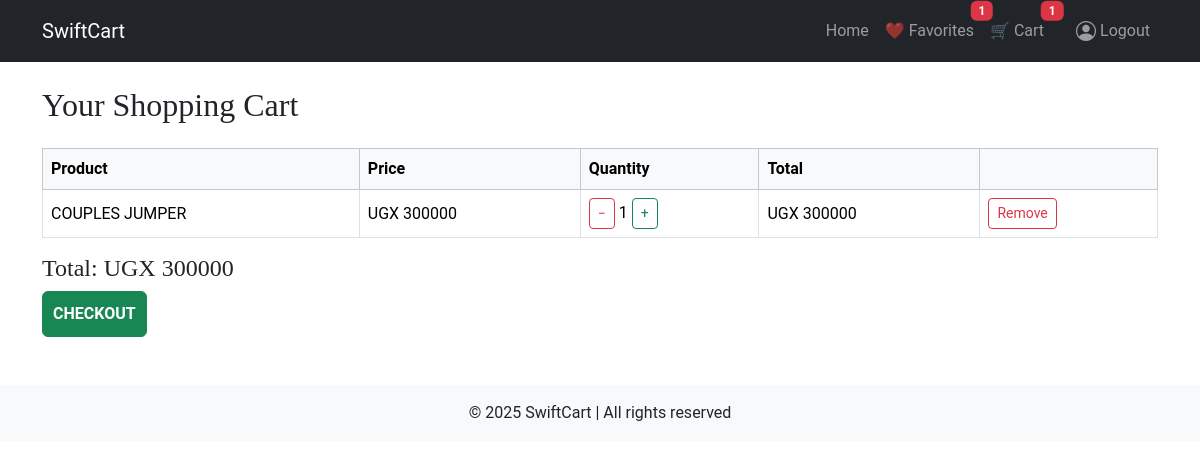
The app's page /cart/cart/ (signed in), older data.
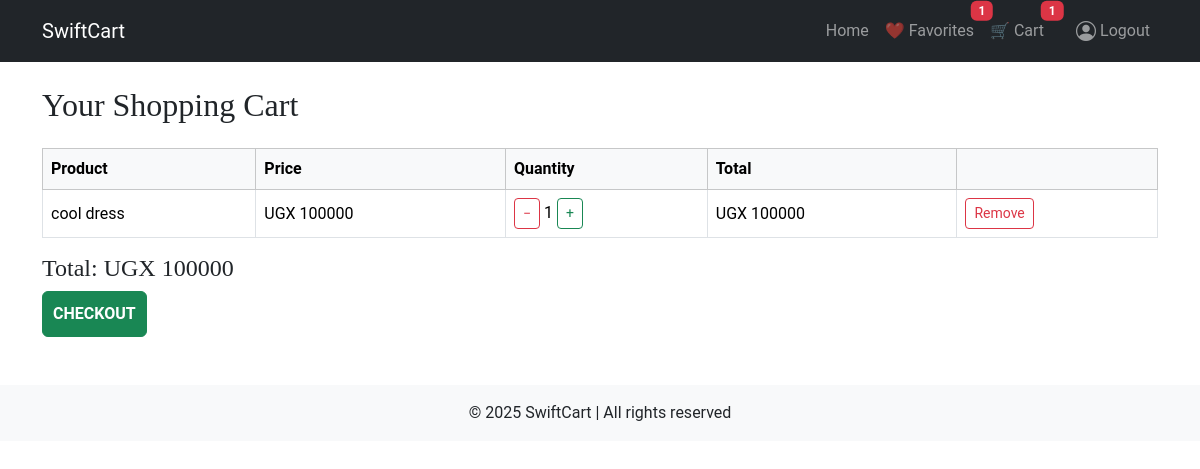
The same page, newer data.
### cart/models.py (models this page shows, shortened)
class CartItem(models.Model):
    cart = models.ForeignKey(Cart, on_delete=models.CASCADE, related_name="items")
    product = models.ForeignKey(Product, on_delete=models.CASCADE)
    quantity = models.PositiveIntegerField(default=1)
    class Meta:
        unique_together = ("cart", "product")  # Prevent duplicates
    def subtotal(self):
        return self.product.pPrice * self.quantity

class Cart(models.Model):
    user = models.ForeignKey(settings.AUTH_USER_MODEL, on_delete=models.CASCADE, related_name="carts")
    created_at = models.DateTimeField(auto_now_add=True)
    def total_items(self):
        return sum(item.quantity for item in self.items.all())
    def total_price(self):
        return sum(item.subtotal() for item in self.items.all())

### swiftcarapp/models.py (models this page shows, shortened)
class Product(models.Model):
    CAT_CHOICES=[
        ("apparel","Apparel"),
        ("accesories","Accessories"),
        ("shoes","Shoes"),
        ("suits","Suites"),
        ("gaming&spots","Gaming&sports"),
    ]
    GEN_CCHOICES=[
        ("ladies","Ladies"),
        ("gents", "Gents"),
        ("unisex","Unisex"),
        ("kids","Kids"),
    ]
    pName=models.CharField(max_length=20,blank=True,null=True)
    pPrice = models.IntegerField(blank=True,null=True)
    pDescription = models.CharField(max_length=100, blank=True, null=True)
    pCategory = models.CharField(
        max_length=20,
        choices=CAT_CHOICES,
        default="apparel",
    )
    pGender=models.CharField(
        max_length=20,
        choices=GEN_CCHOICES,
        default="unisex",
    )
    pImage=models.ImageField(upload_to='pimages/',blank=True)
    pPostdate=models.DateField(auto_now=True)

### cart/views.py (the view)
# urls.py: path("cart/", views.cart_detail, name="cart_detail"),
@login_required
def cart_detail(request):
    cart = get_user_cart(request.user)
    return render(request, "cart.html", {"cart": cart})

### cart/templatetags/cart_extras.py (called while the page is built)
@register.filter
def cart_total(items):
    total = 0
    for item in items:
        total += item.product.pPrice * item.quantity
    return total

### cart/utils.py (called while the page is built)
def get_user_cart(user):
    cart, created = Cart.objects.get_or_create(user=user)
    return cart

### swiftcarapp/context_processors.py (called while the page is built)
def favorites_count(request):
    if request.user.is_authenticated:
        return {"fav_count": Favorite.objects.filter(user=request.user).count()}
    return {"fav_count": 0}

### swiftcarapp/templates/cart.html (shortened to what this page needs)
{% extends 'base/nav.html' %}
{% block content %}
<h2 class="mb-4">Your Shopping Cart</h2>
{% if cart.items.all %}
  <table class="table table-bordered align-middle">
    <thead class="table-light">
      <tr>
        <th>Product</th>
        <th>Price</th>
        <th>Quantity</th>
        <th>Total</th>
        <th></th>
      </tr>
    </thead>
    <tbody>
      {% for item in cart.items.all %}
      <tr>
        <td>{{ item.product.pName }}</td>
        <td>UGX {{ item.product.pPrice }}</td>
        <td>
          <form action="{% url 'update_cart' item.id %}" method="POST">
            <button name="action" value="decrease" class="btn btn-sm btn-outline-danger">−</button>
            {{ item.quantity }}
            <button name="action" value="increase" class="btn btn-sm btn-outline-success">+</button>
          </form>
        </td>
        <td>UGX {{ item.subtotal }}</td>
        <td>
          <a href="{% url 'remove_from_cart' item.id %}" class="btn btn-sm btn-outline-danger">Remove</a>
        </td>
      </tr>
      {% endfor %}
    </tbody>
  </table>
  <h4>Total: UGX {{ cart.total_price }}</h4>
  <button type="button" class="btn btn-success" onclick="window.location.href='{% url 'checkout' %}';">
  CHECKOUT
</button>
{% else %}
  <p>Your cart is empty.</p>
{% endif %}
{% endblock %}

Row changes from the older to the newer data that the page shows:
removed CartItem: product.pName "COUPLES JUMPER", product.pPrice "300000", quantity "1", subtotal "300000"
added CartItem: product.pName "cool dress", product.pPrice "100000", quantity "1", subtotal "100000"
computed for Cart: total_price "300000" → "100000"
